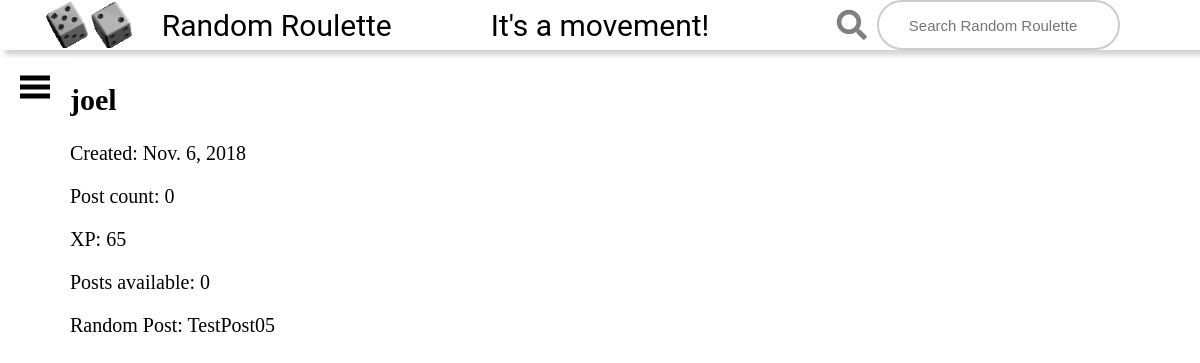
Page /user/joel/ on the earlier database version.
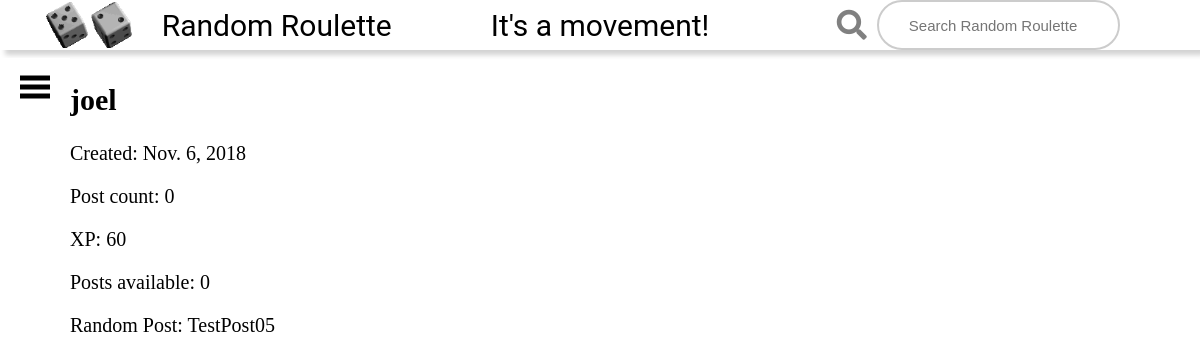
Same page on the later database version.
### users/models.py (models this page shows, shortened)
class UserInfo(models.Model):
    user_reference = models.ForeignKey(SystemUser, on_delete=models.CASCADE)
    post_count = models.IntegerField(default=0)
    random_post = models.ForeignKey(Post, blank=True, null=True, on_delete=models.DO_NOTHING)
    xp = models.IntegerField(default=0)
    def posts_available(self):
        total_posts = int((self.xp / 100) // 1)  # Gets maximum possible posts from current XP
        posts_available_count = total_posts - self.post_count
        if posts_available_count > 0:
            return posts_available_count
        else:
            return 0

### posts/models.py (models this page shows, shortened)
class Post(models.Model):
    creator = models.ForeignKey(User, on_delete=models.DO_NOTHING, default=0)
    post_title = models.CharField(max_length=200)
    post_text = models.CharField(max_length=500)
    pub_date = models.DateTimeField('date published')
    up_votes_list = models.ManyToManyField(User, related_name='vote_list', blank=True)
    down_votes_list = models.ManyToManyField(User, related_name='down_votes_list', blank=True)
    post_image = models.ImageField(upload_to='uploads/%Y/%m/%d/', blank=True)
    def __str__(self):
        return self.post_title

### users/views.py (the view)
# urls.py: path('<str:username>/', views.profile, name='profile'),
def profile(request, username):
    current_user = get_object_or_404(User, username=username)
    user_info = get_object_or_404(UserInfo, user_reference=current_user.id)
    return render(request, 'profile.html', {'selected_user': current_user, 'user_info': user_info})

### users/templates/profile.html (shortened to what this page needs)
{% extends 'base_generic.html' %}
{% block content %}
<h2>{{ selected_user.username }}</h2>
    <p>Created: {{ selected_user.date_joined.date }}</p>
    <p>Post count: {{ user_info.post_count }}</p>
    <p>XP: {{ user_info.xp }}</p>
    <p>Posts available: {{ user_info.posts_available }}</p>
    <p>Random Post: {{ user_info.random_post }}</p>
{% endblock %}

### templates/base_generic.html (shortened to what this page needs)
<!DOCTYPE html>
<html lang="en">
<head>
    <link rel="stylesheet" href="https://use.fontawesome.com/releases/v5.4.1/css/all.css"
>
    {% load static %}
    <link rel="stylesheet" href="{% static 'css/styles.css' %}">
</head>
<body>
<header>
    <div class="header-item left">
        <img src="{% static 'Images/dice.gif' %}" width="100" alt="">
        <a href="{% url 'posts:index' %} " class="header-item">Random Roulette </a>
    </div>
    <a href="https://birdsarentreal.com/" class="header-item center">It's a movement!</a>
    <div class="header-item right">
        <form action="{% url 'posts:search' %}" method="get">
            <div class="searchContainer">
                <i class="fa fa-search left-icon"></i>
                <input type="search" class="searchbar" placeholder="Search Random Roulette" value="{{ query }}"
                       name="search_term" required/>
            </div>
        </form>
    </div>
</header>
<main>
    <aside>
        <nav class="topnav">
            <a href="#" onclick="openNav()">
                <svg width="30" height="30" id="icoOpen">
                    <path d="M0,5 30,5" stroke="#000" stroke-width="5"/>
                    <path d="M0,14 30,14" stroke="#000" stroke-width="5"/>
                    <path d="M0,23 30,23" stroke="#000" stroke-width="5"/>
                </svg>
            </a>
        </nav>
    </aside>
    <div class="content" id="content">
        <div class="wrapper ">
            {% block content %}
            {% endblock %}
        </div>
    </div>
</main>
</body>
</html>

### posts/static/css/styles.css (style rules this page uses)
html, body { width: 100%; height: 100%; font-size: 62.5%; display: flex; flex-direction: column; margin: 0; padding: 0; }
header { background-color: white; margin-bottom: 8px; height: 50px; width: 100%; box-sizing: border-box; max-height: 5rem; padding: 0 4rem; box-shadow: 5px 5px 5px lightgray; display: flex; justify-content: space-between; align-items: center; }
header .header-item { flex: 1; height: 100%; width: 100%; font-size: 3rem; justify-content: center; display: flex; align-items: center; text-decoration: none; font-family: 'Roboto', sans-serif; color: black; }
.content { transition: all .5s ease; }
main { height: 100%; display: flex; flex: 1; overflow: hidden; }
main .content { flex: 1; font-size: 2rem; display: flex; flex-direction: column; overflow-y: auto; }
main aside { background-color: white; }
aside .topnav a { float: left; color: white; text-align: center; padding: 15px 20px; text-decoration: none; font-size: 10px; }
aside a svg { transition: all .5s ease; }

### posts/static/css/searchbox.css (style rules this page uses)
.searchbar { flex:1; }
.searchContainer { display: flex; flex-direction: row; }
.searchbar { display: flex; padding:1rem; width:100%; border:2px solid #ccc; padding-left:3rem; color:black; font-family: arial,sans-serif; font-size: 1.5rem; border-radius: 2.5rem; }
.left-icon { padding: 1rem 1rem 1rem; color: gray; }

Differences in the rows shown:
changed UserInfo "TestPost05": xp "65" → "60"
